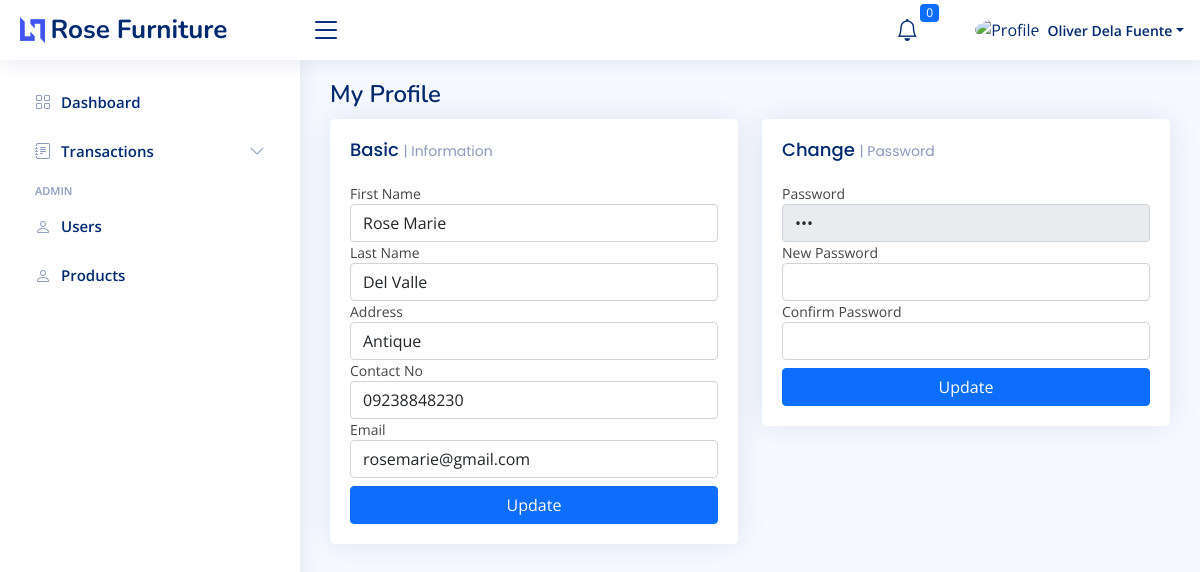
/ecommerce/profile.php?user_id=2 (signed in), run on the app's committed database.
### tables this page shows
CREATE TABLE `tbl_users` (
  `user_id` int(11) NOT NULL,
  `first_name` varchar(100) DEFAULT NULL,
  `last_name` varchar(100) DEFAULT NULL,
  `address` varchar(250) DEFAULT NULL,
  `contact_no` varchar(50) DEFAULT NULL,
  `username` varchar(100) DEFAULT NULL,
  `password` varchar(100) DEFAULT NULL,
  `email` varchar(100) DEFAULT NULL,
  `group_code` int(11) DEFAULT NULL,
  `status` int(11) DEFAULT 1
);

### ecommerce/profile.php (the view, shortened to what this page needs)
<?php include '../includes/header_ecommerce.php'; ?>
<?php
global $conn;
$user_id = $_GET["user_id"];
$sql = mysqli_query($conn, "SELECT * FROM tbl_users WHERE user_id = '$user_id' ");
$row = mysqli_fetch_assoc($sql);
?>
    <div class="pagetitle">
      <h1>My Profile</h1>
    </div>
    <section class="section dashboard">
      <div class="row">
        <div class="col-lg-6">
          <div class="row">
            <div class="col-12">
              <div class="card recent-sales overflow-auto">
                <div class="card-body">
                  <h5 class="card-title">Basic <span>| Information</span></h5>
                  <div>
                    <label for="">First Name</label>
                    <input type="text" class="form-control" id="first_name" value="<?= $row['first_name'] ?>">
                  </div>
                  <div>
                    <label for="">Last Name</label>
                    <input type="text" class="form-control" id="last_name" value="<?= $row['last_name'] ?>">
                  </div>
                  <div>
                    <label for="">Address</label>
                    <input type="text" class="form-control" id="address" value="<?= $row['address'] ?>">
                  </div>
                  <div>
                    <label for="">Contact No</label>
                    <input type="text" class="form-control" id="contact_no" value="<?= $row['contact_no'] ?>">
                  </div>
                  <div class="mb-2">
                    <label for="">Email</label>
                    <input type="text" class="form-control" id="email" value="<?= $row['email'] ?>">
                  </div>
                  <div>
                    <button type="button" class="btn btn-primary w-100 updateInfo">Update</button>
                  </div>
                </div>
              </div>
            </div>
          </div>
        </div>
        <div class="col-lg-6">
          <div class="card">
            <div class="card-body">
              <h5 class="card-title">Change <span>| Password</span></h5>
              <div class="activity">
              <div>
                    <label for="">Password</label>
                    <input type="password" disabled class="form-control" value="<?= $row['password'] ?>">
                  </div>
                  <div>
                    <label for="">New Password</label>
                    <input type="password" class="form-control" value="" id="new_password">
                  </div>
                  <div class="mb-2">
                    <label for="">Confirm Password</label>
                    <input type="password" class="form-control" value=""  id="confirm_password">
                  </div>
                  <div>
                    <button type="button" class="btn btn-primary w-100 updatePassword">Update</button>
                  </div>
              </div>
            </div>
          </div>
        </div>
      </div>
    </section>
  <?php include '../includes/footer_ecommerce.php'; ?>

### includes/header_ecommerce.php (shortened to what this page needs)
<?php
@require_once '../database/connection.php';
$curPageName = substr($_SERVER["SCRIPT_NAME"], strrpos($_SERVER["SCRIPT_NAME"], "/") + 1);
$getID     = $_SESSION['user_id'];
$queryUser = $conn->query("SELECT * FROM `tbl_users` WHERE `user_id` = '" . $getID . "' ");
$user      = $queryUser->fetch_assoc();
@$date = new DateTime('now', new DateTimeZone('Asia/Manila'));
@$new_date = @$date->format('Y-m-d H:i:s');
@$sqlDate = mysqli_query($conn, "SELECT date_completed FROM tbl_order_detail_items WHERE refund_status = 1 ");
@$fetchDate = mysqli_fetch_assoc($sqlDate);
if(@$new_date > @$fetchDate['date_completed']){
  @$updateRefund = "UPDATE tbl_order_detail_items SET refund_status = 0 WHERE refund_status = 1 ";
  mysqli_query($conn, $updateRefund);
}
?>
<!DOCTYPE html>
<html lang="en">
<head>
  <link href="https://cdn.jsdelivr.net/npm/select2@4.1.0-rc.0/dist/css/select2.min.css" rel="stylesheet" />
  <link rel="stylesheet" href="https://cdnjs.cloudflare.com/ajax/libs/font-awesome/6.4.2/css/all.min.css" />
  <link href="assets/vendor/bootstrap-icons/bootstrap-icons.css" rel="stylesheet">
  <link href="assets/vendor/boxicons/css/boxicons.min.css" rel="stylesheet">
  <link href="assets/vendor/quill/quill.snow.css" rel="stylesheet">
  <link href="assets/vendor/quill/quill.bubble.css" rel="stylesheet">
  <link href="assets/vendor/remixicon/remixicon.css" rel="stylesheet">
  <link href="assets/css/bootstrap.min.css" rel="stylesheet">
  <link rel="stylesheet" href="assets/css/bsDatatable.css">
  <link href="https://cdn.jsdelivr.net/npm/sweetalert2@11.7.32/dist/sweetalert2.min.css" rel="stylesheet">
  <link href="assets/css/style.css" rel="stylesheet">
</head>
<body>
  <header id="header" class="header fixed-top d-flex align-items-center">
    <div class="d-flex align-items-center justify-content-between">
      <a href="home" class="logo d-flex align-items-center">
        <img src="assets/img/logo.png" alt="">
        <span class="d-none d-lg-block">Rose Furniture</span>
      </a>
      <i class="bi bi-list toggle-sidebar-btn"></i>
    </div>
    <nav class="header-nav ms-auto">
      <ul class="d-flex align-items-center">
        <li class="nav-item dropdown">
          <a class="nav-link nav-icon" href="#" data-bs-toggle="dropdown">
            <i class="bi bi-bell"></i>
            <span class="badge bg-primary badge-number">
              <?php
              $sqlCountAdmin = mysqli_query($conn, "SELECT COUNT(notification_id) as 'id' FROM tbl_notifications WHERE receiver_id = '" . $_SESSION['user_id'] . "' AND status = 1 ");
              $rowCoundAdmin = mysqli_fetch_assoc($sqlCountAdmin);
              echo $rowCoundAdmin['id'];
              ?>
            </span>
          </a>
        </li>
        <li class="nav-item dropdown pe-3">
          <a class="nav-link nav-profile d-flex align-items-center pe-0" href="#" data-bs-toggle="dropdown">
            <img src="https://th.bing.com/th/id/OIP.LG6UqvINZmEBMrUzrhADJAHaHa?pid=ImgDet&rs=1" alt="Profile" class="rounded-circle">
            <span class="d-none d-md-block dropdown-toggle ps-2"><?php echo $user['first_name'] ?> <?php echo $user['last_name'] ?></span>
          </a>
        </li>
      </ul>
    </nav>
  </header>
  <aside id="sidebar" class="sidebar">
    <ul class="sidebar-nav" id="sidebar-nav">
      <?php
      if ($_SESSION['group_code'] == 1) {
      ?>
        <li class="nav-item">
          <a class="nav-link <?php if ($curPageName != "dashboard.php") {
                                echo 'collapsed';
                              } ?>" href="dashboard">
            <i class="bi bi-grid"></i>
            <span>Dashboard</span>
          </a>
        </li>
      <?php
      }else if($_SESSION['group_code'] == 3){
      }
      ?>
      <?php
      if ($_SESSION['group_code'] == 2) {
      ?>
        <li class="nav-item">
          <a class="nav-link <?php if ($curPageName != "my_cart.php") {
                                echo 'collapsed';
                              } ?>" href="../ecommerce/my_cart">
            <i class="bx bx-cart-alt"></i><span>My Cart</span>
            <?php
            $cartSelect = $conn->query("SELECT COUNT(cart_id) AS 'count' FROM tbl_cart_items WHERE user_id = '$getID' AND status = 1 ");
            $cartItem = $cartSelect->fetch_assoc();
            ?>
            <div class="text-end" style="margin-left: 5px;">
              <span class="badge bg-success badge-number"><?= $cartItem['count'] ?></span>
            </div>
          </a>
        </li>
        <li class="nav-item">
          <a class="nav-link <?php if ($curPageName != "my_purchase.php") {
                                echo 'collapsed';
                              } ?>" href="../ecommerce/my_purchase?history=to_pay">
            <i class="bi bi-menu-button-wide"></i><span>My Purchase</span>
            <!-- <?php
                  $cartSelect = $conn->query("SELECT COUNT(order_id) AS 'count' FROM tbl_order_detail_items WHERE user_id = '$getID' AND status = 1 ");
                  $cartItem = $cartSelect->fetch_assoc();
                  ?>
             <div class="text-end" style="margin-left: 5px;">
            <span class="badge bg-success badge-number"><?= $cartItem['count'] ?></span>
            </div> -->
          </a>
        </li>
<!--
        <li class="nav-item">
          <a class="nav-link <?php if ($curPageName != "cancelled_transactions.php") {
                                echo 'collapsed';
                              } ?>" href="cancelled_transactions">
            <i class="bi bi-menu-button-wide"></i><span>Completed Transactions</span>
          </a>
        </li>
        <li class="nav-item">
          <a class="nav-link <?php if ($curPageName != "cancelled_transactions.php") {
                                echo 'collapsed';
                              } ?>" href="cancelled_transactions">
            <i class="bi bi-menu-button-wide"></i><span>Cancelled Transactions</span>
          </a>
        </li> -->
      <?php
      } else if ($_SESSION['group_code'] == 1) {
      ?>
        <li class="nav-item">
          <a class="nav-link collapsed" data-bs-target="#forms-nav" data-bs-toggle="collapse" href="#">
            <i class="bi bi-journal-text"></i><span>Transactions</span><i class="bi bi-chevron-down ms-auto"></i>
          </a>
        </li>
      <?php
      } else if ($_SESSION['group_code'] == 3) {
      ?>
        <li class="nav-item">
          <a class="nav-link collapsed" data-bs-target="#forms-nav" data-bs-toggle="collapse" href="#">
            <i class="bi bi-journal-text"></i><span>Transactions</span><i class="bi bi-chevron-down ms-auto"></i>
          </a>
          <ul id="forms-nav" class="nav-content collapsed collapse
        <?php
        if ($curPageName == "receiving.php" || $curPageName == "delivery.php" || $curPageName == "for_refund.php") {
          echo 'show';
        }
        ?>" data-bs-parent="#sidebar-nav">
            <li>
              <a href="receiving">
                <i class="bi bi-circle" style="<?php if ($curPageName == "receiving.php") {
                                                  echo 'background: darkblue;';
                                                } ?>"></i><span>My Receiving</span>
              </a>
            </li>
            <li>
              <a href="delivery">
                <i class="bi bi-circle" style="<?php if ($curPageName == "delivery.php") {
                                                  echo 'background: darkblue;';
                                                } ?>"></i><span>To Deliver</span>
              </a>
            </li>
            <li>
              <a href="for_refund">
                <i class="bi bi-circle" style="<?php if ($curPageName == "for_refund.php") {
                                                  echo 'background: darkblue;';
                                                } ?>"></i><span>For Refund</span>
              </a>
            </li>
          </ul>
        </li>
      <?php
      }
      ?>
      <?php
      if ($getID == 1) {
      ?>
        <li class="nav-heading">Admin</li>
        <li class="nav-item">
          <a class="nav-link <?php if ($curPageName != "users.php") {
                                echo 'collapsed';
                              } ?>" href="users">
            <i class="bi bi-person"></i>
            <span>Users</span>
          </a>
        </li>
        <li class="nav-item">
          <a class="nav-link <?php if ($curPageName != "products.php") {
                                echo 'collapsed';
                              } ?>" href="products">
            <i class="bi bi-person"></i>
            <span>Products</span>
          </a>
        </li>
      <?php
      }
      ?>
    </ul>
  </aside>
  <main id="main" class="main">

### ecommerce/assets/css/style.css (style rules this page uses)
:root { scroll-behavior: smooth; }
body { font-family: "Open Sans", sans-serif; background: #f6f9ff; color: #444444; }
a { color: #4154f1; text-decoration: none; }
h1, h2, h3, h4, h5, h6 { font-family: "Nunito", sans-serif; }
#main { margin-top: 60px; padding: 20px 30px; transition: all 0.3s; }
.pagetitle { margin-bottom: 10px; }
.pagetitle h1 { font-size: 24px; margin-bottom: 0; font-weight: 600; color: #012970; }
.card { margin-bottom: 30px; border: none; border-radius: 5px; box-shadow: 0px 0 30px rgba(1, 41, 112, 0.1); }
.card-title { padding: 20px 0 15px 0; font-size: 18px; font-weight: 500; color: #012970; font-family: "Poppins", sans-serif; }
.card-title span { color: #899bbd; font-size: 14px; font-weight: 400; }
.card-body { padding: 0 20px 20px 20px; }
.logo { line-height: 1; }
@media (min-width: 1200px) { .logo { width: 280px; } }
.logo img { max-height: 26px; margin-right: 6px; }
.logo span { font-size: 26px; font-weight: 700; color: #012970; font-family: "Nunito", sans-serif; }
.header { transition: all 0.5s; z-index: 997; height: 60px; box-shadow: 0px 2px 20px rgba(1, 41, 112, 0.1); background-color: #fff; padding-left: 20px; }
.header .toggle-sidebar-btn { font-size: 32px; padding-left: 10px; cursor: pointer; color: #012970; }
.header-nav ul { list-style: none; }
.header-nav>ul { margin: 0; padding: 0; }
.header-nav .nav-icon { font-size: 22px; color: #012970; margin-right: 25px; position: relative; }
.header-nav .nav-profile { color: #012970; }
.header-nav .nav-profile img { max-height: 36px; }
.header-nav .nav-profile span { font-size: 14px; font-weight: 600; }
.header-nav .badge-number { position: absolute; inset: -2px -5px auto auto; font-weight: normal; font-size: 12px; padding: 3px 6px; }
.sidebar { position: fixed; top: 60px; left: 0; bottom: 0; width: 300px; z-index: 996; transition: all 0.3s; padding: 20px; overflow-y: auto; scrollbar-width: thin; scrollbar-color: #aab7cf transparent; box-shadow: 0px 0px 20px rgba(1, 41, 112, 0.1); background-color: #fff; }
@media (min-width: 1200px) { #main, #footer { margin-left: 300px; } }
.sidebar-nav { padding: 0; margin: 0; list-style: none; }
.sidebar-nav li { padding: 0; margin: 0; list-style: none; }
.sidebar-nav .nav-item { margin-bottom: 5px; }
.sidebar-nav .nav-heading { font-size: 11px; text-transform: uppercase; color: #899bbd; font-weight: 600; margin: 10px 0 5px 15px; }
.sidebar-nav .nav-link { display: flex; align-items: center; font-size: 15px; font-weight: 600; color: #4154f1; transition: 0.3; background: #f6f9ff; padding: 10px 15px; border-radius: 4px; }
.sidebar-nav .nav-link i { font-size: 16px; margin-right: 10px; color: #4154f1; }
.sidebar-nav .nav-link.collapsed { color: #012970; background: #fff; }
.sidebar-nav .nav-link.collapsed i { color: #899bbd; }
.sidebar-nav .nav-link .bi-chevron-down { margin-right: 0; transition: transform 0.2s ease-in-out; }
.dashboard .activity { font-size: 14px; }
.dashboard .recent-sales { font-size: 14px; }

### data on the page
tbl_users: first_name "Oliver", last_name "Dela Fuente"
tbl_users: first_name "Rose Marie", last_name "Del Valle", address "Antique", contact_no "09238848230", email "rosemarie@gmail.com"

### other printed values
$rowCoundAdmin['id'] "0"
